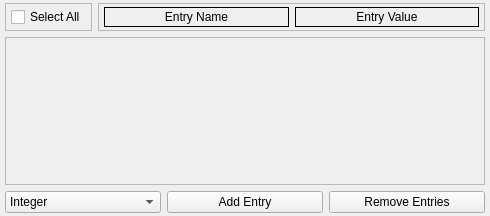
<?xml version="1.0" encoding="UTF-8"?>
<ui version="4.0">
 <class>BlackBoardEntries</class>
 <widget class="QWidget" name="BlackBoardEntries">
  <property name="geometry">
   <rect>
    <x>0</x>
    <y>0</y>
    <width>490</width>
    <height>216</height>
   </rect>
  </property>
  <property name="windowTitle">
   <string>Black Board Entries</string>
  </property>
  <layout class="QVBoxLayout" name="verticalLayout">
   <property name="leftMargin">
    <number>5</number>
   </property>
   <property name="topMargin">
    <number>3</number>
   </property>
   <property name="rightMargin">
    <number>5</number>
   </property>
   <property name="bottomMargin">
    <number>3</number>
   </property>
   <item>
    <widget class="QFrame" name="FrameHeader">
     <property name="frameShape">
      <enum>QFrame::Shape::NoFrame</enum>
     </property>
     <property name="frameShadow">
      <enum>QFrame::Shadow::Raised</enum>
     </property>
     <layout class="QHBoxLayout" name="horizontalLayout_3">
      <property name="leftMargin">
       <number>0</number>
      </property>
      <property name="topMargin">
       <number>0</number>
      </property>
      <property name="rightMargin">
       <number>0</number>
      </property>
      <property name="bottomMargin">
       <number>0</number>
      </property>
      <item>
       <widget class="QFrame" name="FrameSelection">
        <property name="frameShape">
         <enum>QFrame::Shape::StyledPanel</enum>
        </property>
        <property name="frameShadow">
         <enum>QFrame::Shadow::Raised</enum>
        </property>
        <layout class="QVBoxLayout" name="verticalLayout_3">
         <property name="leftMargin">
          <number>5</number>
         </property>
         <property name="topMargin">
          <number>3</number>
         </property>
         <property name="rightMargin">
          <number>5</number>
         </property>
         <property name="bottomMargin">
          <number>3</number>
         </property>
         <item>
          <widget class="QCheckBox" name="SelectAll">
           <property name="text">
            <string>Select All</string>
           </property>
          </widget>
         </item>
        </layout>
       </widget>
      </item>
      <item>
       <widget class="QFrame" name="FrameTitles">
        <property name="frameShape">
         <enum>QFrame::Shape::StyledPanel</enum>
        </property>
        <property name="frameShadow">
         <enum>QFrame::Shadow::Raised</enum>
        </property>
        <layout class="QHBoxLayout" name="horizontalLayout_5">
         <property name="leftMargin">
          <number>5</number>
         </property>
         <property name="topMargin">
          <number>3</number>
         </property>
         <property name="rightMargin">
          <number>5</number>
         </property>
         <property name="bottomMargin">
          <number>3</number>
         </property>
         <item>
          <widget class="QLabel" name="LabelEntryName">
           <property name="sizePolicy">
            <sizepolicy hsizetype="Expanding" vsizetype="Preferred">
             <horstretch>0</horstretch>
             <verstretch>0</verstretch>
            </sizepolicy>
           </property>
           <property name="frameShape">
            <enum>QFrame::Shape::Box</enum>
           </property>
           <property name="text">
            <string>Entry Name</string>
           </property>
           <property name="alignment">
            <set>Qt::AlignmentFlag::AlignCenter</set>
           </property>
          </widget>
         </item>
         <item>
          <widget class="QLabel" name="LabelEntryValue">
           <property name="sizePolicy">
            <sizepolicy hsizetype="Expanding" vsizetype="Preferred">
             <horstretch>0</horstretch>
             <verstretch>0</verstretch>
            </sizepolicy>
           </property>
           <property name="frameShape">
            <enum>QFrame::Shape::Box</enum>
           </property>
           <property name="text">
            <string>Entry Value</string>
           </property>
           <property name="alignment">
            <set>Qt::AlignmentFlag::AlignCenter</set>
           </property>
          </widget>
         </item>
        </layout>
       </widget>
      </item>
     </layout>
    </widget>
   </item>
   <item>
    <widget class="QScrollArea" name="EntryList">
     <property name="minimumSize">
      <size>
       <width>480</width>
       <height>46</height>
      </size>
     </property>
     <property name="widgetResizable">
      <bool>true</bool>
     </property>
     <widget class="QWidget" name="scrollAreaWidgetContents">
      <property name="geometry">
       <rect>
        <x>0</x>
        <y>0</y>
        <width>476</width>
        <height>134</height>
       </rect>
      </property>
     </widget>
    </widget>
   </item>
   <item>
    <widget class="QFrame" name="FrameBlackBoardControls">
     <property name="frameShape">
      <enum>QFrame::Shape::NoFrame</enum>
     </property>
     <property name="frameShadow">
      <enum>QFrame::Shadow::Raised</enum>
     </property>
     <layout class="QHBoxLayout" name="horizontalLayout_4">
      <property name="leftMargin">
       <number>0</number>
      </property>
      <property name="topMargin">
       <number>0</number>
      </property>
      <property name="rightMargin">
       <number>0</number>
      </property>
      <property name="bottomMargin">
       <number>0</number>
      </property>
      <item>
       <widget class="QComboBox" name="EntryType">
        <item>
         <property name="text">
          <string>Integer</string>
         </property>
        </item>
        <item>
         <property name="text">
          <string>Double</string>
         </property>
        </item>
        <item>
         <property name="text">
          <string>String</string>
         </property>
        </item>
        <item>
         <property name="text">
          <string>List</string>
         </property>
        </item>
        <item>
         <property name="text">
          <string>Dictionary</string>
         </property>
        </item>
        <item>
         <property name="text">
          <string>Set</string>
         </property>
        </item>
       </widget>
      </item>
      <item>
       <widget class="QPushButton" name="AddEntry">
        <property name="text">
         <string>Add Entry</string>
        </property>
       </widget>
      </item>
      <item>
       <widget class="QPushButton" name="RemoveEntries">
        <property name="text">
         <string>Remove Entries</string>
        </property>
       </widget>
      </item>
     </layout>
    </widget>
   </item>
  </layout>
 </widget>
 <resources/>
 <connections/>
</ui>
